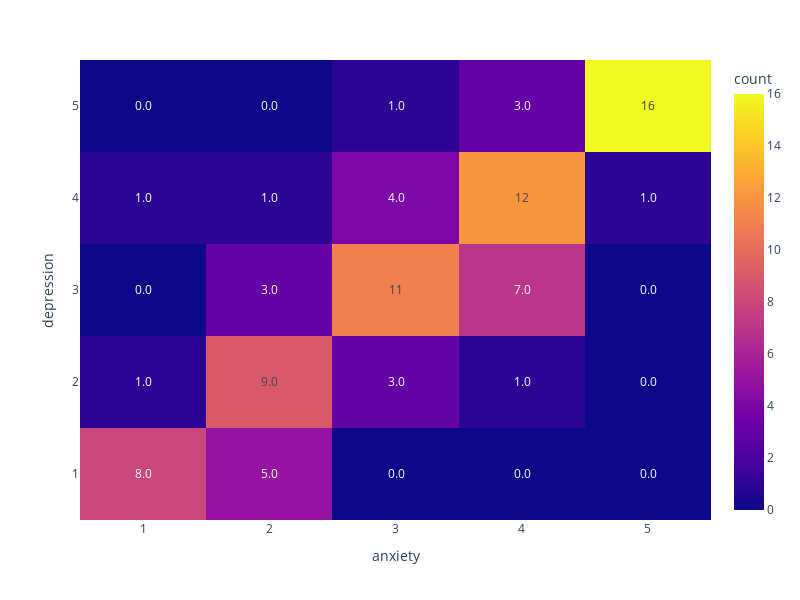

The notebook cell this image was saved under:
### Code cell
fig = px.density_heatmap(df, x="anxiety", y="depression", z = 'mental_ill', histfunc="count", text_auto = ".2s")
fig.update_layout(
    width=800,  # largeur 
    height=600  # hauteur
)
fig.show()

### Figure 1 — Plotly figure (JSON) as saved in the notebook; plotly's stock layout.template omitted (floating-point values rounded to 4 significant figures)
{"data": [{"coloraxis": "coloraxis", "histfunc": "count", "hovertemplate": "anxiety=%{x}<br>depression=%{y}<br>count=%{z}<extra></extra>", "name": "", "texttemplate": "%{z:.2s}", "type": "histogram2d", "x": [1, 3, 3, 5, 5, 5, 4, 2, 4, 5, 3, 3, 4, 4, 3, 1, 2, 2, 4, 5, 2, 4, 4, 5, 4, 1, 3, 5, 4, 3, 2, 3, 3, 2, 5, 3, 4, 2, 5, 3, 1, 4, 3, 1, 2, 3, 5, 3, 4, 1, 2, 4, 3, 4, 3, 1, 4, 2, 1, 2, 2, 2, 4, 4, 5, 4, 4, 2, 4, 1, 4, 3, 5, 5, 1, 5, 3, 2, 5, 5, 4, 2, 3, 5, 2, 4, 2], "xaxis": "x", "xbingroup": "x", "y": [2, 3, 2, 5, 5, 5, 5, 3, 3, 5, 3, 2, 4, 5, 4, 1, 3, 2, 4, 5, 1, 4, 4, 5, 3, 4, 3, 5, 3, 5, 1, 3, 4, 4, 5, 4, 4, 1, 5, 3, 1, 5, 3, 1, 2, 3, 5, 3, 3, 1, 2, 4, 3, 2, 3, 1, 4, 3, 1, 2, 2, 1, 4, 4, 5, 4, 3, 2, 3, 1, 4, 3, 4, 5, 1, 5, 4, 2, 5, 5, 4, 2, 2, 5, 1, 3, 2], "yaxis": "y", "ybingroup": "y", "z": [1.333, 3, 2.667, 5, 4.667, 5, 4.333, 2.333, 3.333, 5, 2.333, 2, 4, 4.667, 4, 1, 2.667, 2.333, 3.667, 4.667, 1.667, 4.333, 3.667, 5, 3.333, 2.667, 2.667, 5, 3.667, 3.667, 1.667, 3, 3.667, 3, 5, 3.667, 4.333, 1.333, 5, 3.333, 1, 4.667, 3, 1.333, 2, 2.333, 5, 3.667, 4, 1.333, 2, 4, 3, 3.667, 3.333, 1, 4, 3, 1, 2.667, 2, 1.333, 4, 3.667, 5, 4, 2.667, 2.333, 3, 1.667, 4, 3.333, 4.667, 4.333, 1.333, 4.333, 3.333, 2, 5, 5, 3.333, 3, 2, 5, 1.333, 3.667, 1.667]}], "layout": {"coloraxis": {"colorbar": {"title": {"text": "count"}}, "colorscale": [[0, "#0d0887"], [0.1111, "#46039f"], [0.2222, "#7201a8"], [0.3333, "#9c179e"], [0.4444, "#bd3786"], [0.5556, "#d8576b"], [0.6667, "#ed7953"], [0.7778, "#fb9f3a"], [0.8889, "#fdca26"], [1, "#f0f921"]]}, "height": 600, "legend": {"tracegroupgap": 0}, "margin": {"t": 60}, "width": 800, "xaxis": {"anchor": "y", "domain": [0, 1], "title": {"text": "anxiety"}}, "yaxis": {"anchor": "x", "domain": [0, 1], "title": {"text": "depression"}}}}
